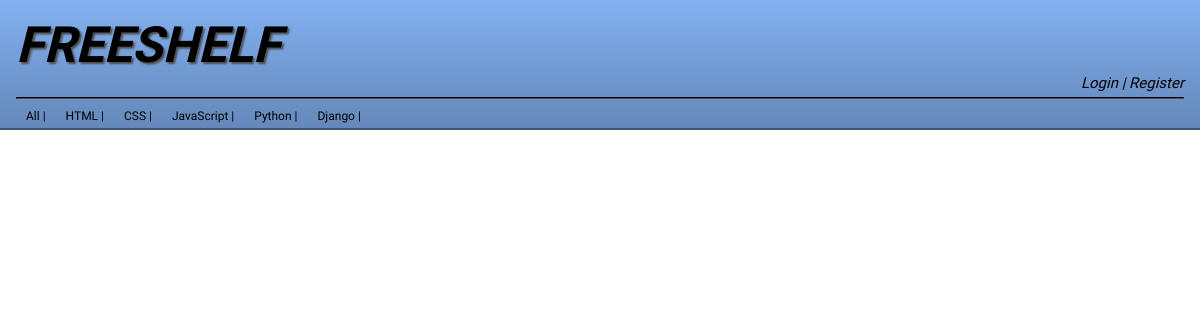
The app's page /, older data.
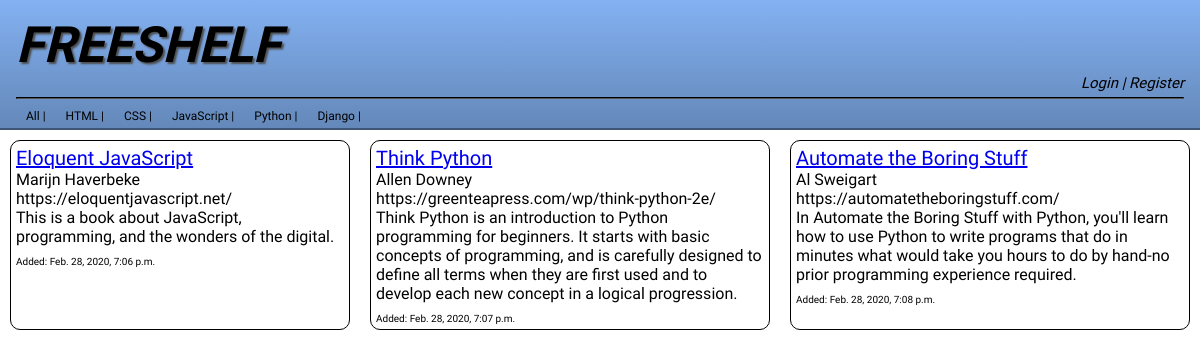
The same page, newer data.
### core/models.py (models this page shows, shortened)
class Book(models.Model):
   title = models.CharField(max_length=80)
   author = models.CharField(max_length=30)
   description = models.TextField(max_length=None)
   date_added = models.DateTimeField(auto_now_add=True)
   url = models.URLField(max_length=200)

### core/views.py (the view)
# urls.py: path('', views.books_list, name = 'books-list'),
def books_list(request):
    books = Book.objects.all()
    return render(request, 'core/books_list.html', {'books': books})

### core/templates/core/books_list.html
{% extends 'base.html' %}
{% block content %}
<body class="books-body">
    {% for book in books %}
    <div class="book" id="{{book.pk}}">
        <a class="book-title" href="{%url 'books-detail' book.pk %}">{{book.title}}</a>
        <p class="book-author">{{book.author}}</p>
        <p class="book-url">{{book.url}}</p>
        <p class="book-description">{{book.description}}</p>
        <p class="timestamp">Added: {{book.date_added}}</p>
    </div>
    {% endfor %}
</body>
{% endblock %}

### core/templates/base.html (shortened to what this page needs)
<!DOCTYPE html>
<html lang="en">
<head>
    {% load static %}
    <link rel="stylesheet" href="https://unpkg.com/tachyons@4.10.0/css/tachyons.min.css"/>
    <link href="https://fonts.googleapis.com/css?family=Odibee+Sans|PT+Sans+Narrow&display=swap" rel="stylesheet">    <link rel="stylesheet" href="{% static 'style.css' %}" />
</head>
<header class="header">
    <h1 class="site-name">FREESHELF</h1>
    <div class="login">Login | Register</div>
    <hr>
    <div class="head-categories">
        <div class="category">  All | </div>
        <div class="category"> HTML | </div>
        <div class="category"> CSS | </div>
        <div class="category"> JavaScript | </div>
        <div class="category"> Python | </div>
        <div class="category"> Django | </div>
    </div>
</header>
<body>
    <div class="container">
    {% block content %} {% endblock %}
    </div>
</body>
</html>

### core/static/style.css (style rules this page uses)
* { margin: 0; padding: 0; box-sizing: border-box; }
body { font-family: sans-serif; }
hr { border-color: black; }
.header { width: 100%; background: linear-gradient(#83b1f2, #6488b9); padding: 1rem; height: 130px; border-bottom: 2px solid #3f5575; display: block; }
.head-categories { display: flex; margin-top: 10px; margin-bottom: 10px; }
.category { margin-left: 10px; margin-right: 10px; font-size: 12px; font-family: 'PT Sans Narrow'; }
.site-name { display: inline; font-family: 'Odibee Sans'; font-style: italic; text-shadow: 2px 2px 2px #4d4d4d; font-size: 50px; }
.login { display: flex; justify-content: flex-end; font-size: 15px; font-style: italic; margin-bottom: 5px; font-family: 'PT Sans Narrow'; }
.container { display: flex; }
.book { border: 1px solid black; border-radius: 10px; margin: 10px; padding: 5px; max-width: 400px; font-family: 'PT Sans Narrow'; }
.book-title { font-family: 'Odibee Sans'; font-size: 20px; }
.timestamp { font-size: 10px; margin-top: 10px; }

Row changes from the older to the newer data that the page shows:
added Book: title "Eloquent JavaScript", author "Marijn Haverbeke", url "https://eloquentjavascript.net/", description "This is a book about JavaScript, programming, and the wonders of the digital.", date_added "Feb. 28, 2020, 7:06 p.m."
added Book: title "Think Python", author "Allen Downey", url "https://greenteapress.com/wp/think-python-2e/", description "Think Python is an introduction to Python programming for beginners. It starts with basic concepts of programming, and is carefully designed to define all terms when they are first used and to develop each new concept in a logical progression.", date_added "Feb. 28, 2020, 7:07 p.m."
added Book: title "Automate the Boring Stuff", author "Al Sweigart", url "https://automatetheboringstuff.com/", description "In Automate the Boring Stuff with Python, you'll learn how to use Python to write programs that do in minutes what would take you hours to do by hand-no prior programming experience required.", date_added "Feb. 28, 2020, 7:08 p.m."
